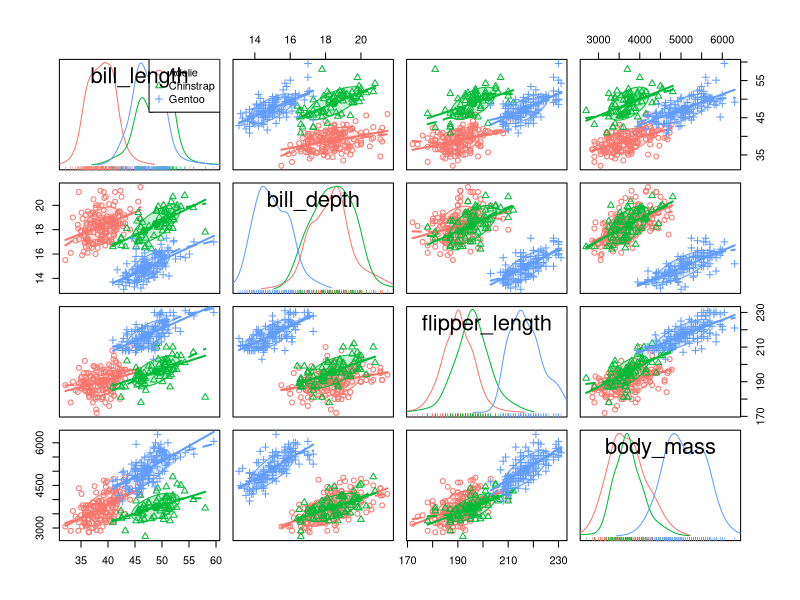
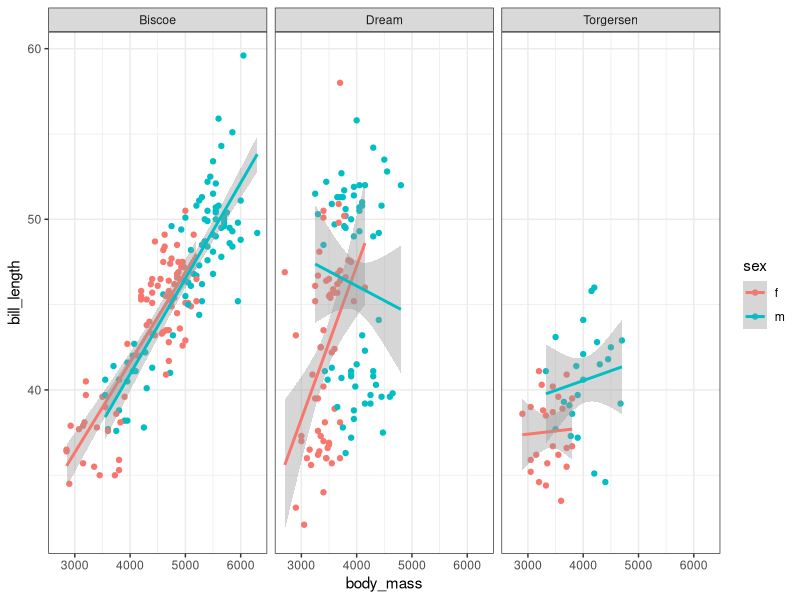
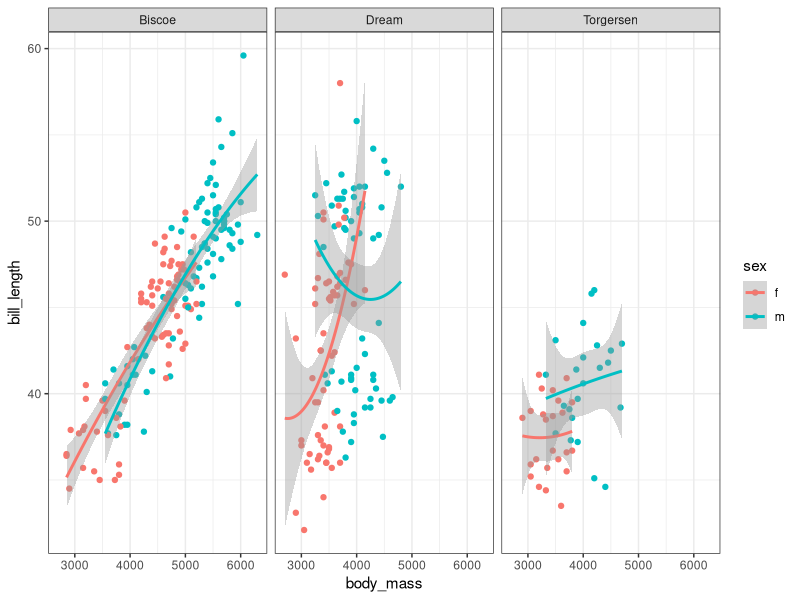
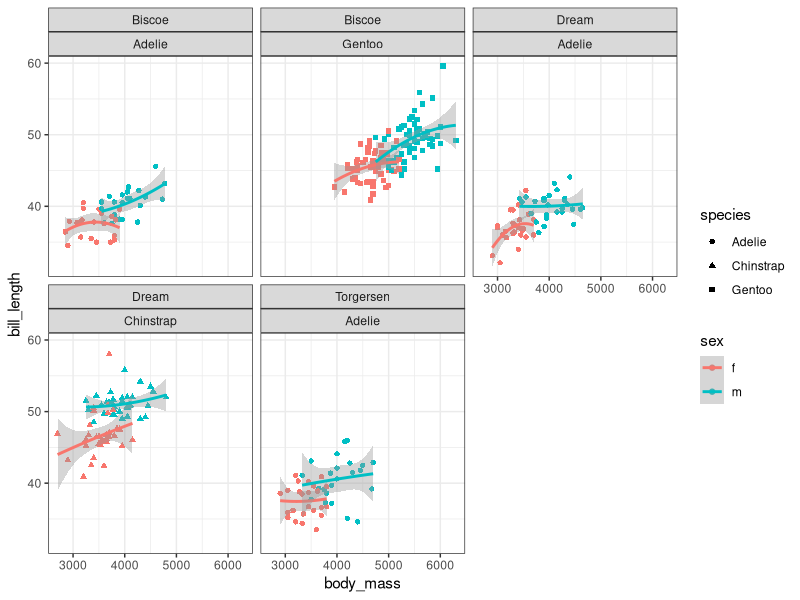
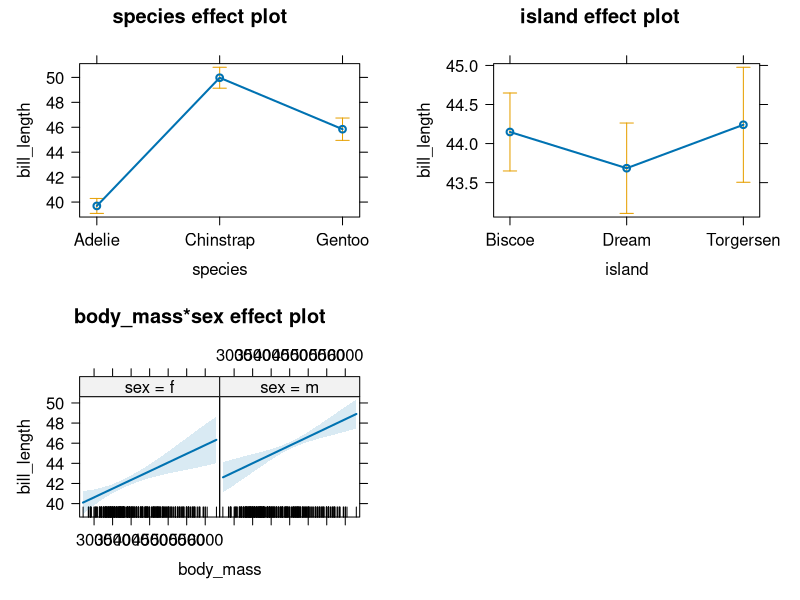

Recreate these plots in R, in order.
#' ---
#' title: "Linear models for penguins data"
#' author: "Michael Friendly"
#' date: "11 Oct 2020"
#' ---

#+ echo=FALSE
knitr::opts_chunk$set(warning=FALSE, message=FALSE, R.options=list(digits=4))

#' ## Load packages
library(dplyr)
library(ggplot2)
library(car)
library(effects)
library(palmerpenguins)

#' ## clean up variable names, get rid of NAs, etc.
#' 
#' Remove units from variable names (for display purposes). Character variables should be factors.
peng <- penguins %>%
	rename(
         bill_length = bill_length_mm, 
         bill_depth = bill_depth_mm, 
         flipper_length = flipper_length_mm, 
         body_mass = body_mass_g
         ) %>%
  mutate(species = as.factor(species),
         island = as.factor(island),
         sex = as.factor(substr(sex,1,1))) %>%
  filter(!is.na(bill_depth),
         !is.na(sex))

str(peng)

#' ## Function to reproduce ggplot2 default colors
ggplotColours <- function(n = 6, h = c(0, 360) + 15){
  if ((diff(h) %% 360) < 1) h[2] <- h[2] - 360/n
  hcl(h = (seq(h[1], h[2], length = n)), c = 100, l = 65)
}

#' ## scatterplot matrix
#' 
#' `car::scatterplotMatrix` with data ellipses and regression lines by species

#+ fig.height=6, fig.width=6
scatterplotMatrix(~ bill_length + bill_depth + flipper_length + body_mass | species,
                  data=peng,
                  col = ggplotColours(3),
                  ellipse=list(levels=0.68))

#' ## Faceted plot by island
#' 
#+ fig.width=8
ggplot(peng, aes(x=body_mass, y=bill_length, color=sex)) + 
  geom_point() + 
  geom_smooth(method="lm", formula = "y ~ x") +
  facet_grid(~ island) +
  theme_bw()

#' ## look for non-linear relations
#' Fitting a quadratic is one simple way to check for non-linearity

#+ fig.width=8
ggplot(peng, aes(x=body_mass, y=bill_length, color=sex)) + 
  geom_point() + 
  geom_smooth(method="lm", formula = "y ~ poly(x,2)") +
  facet_grid(~ island) +
  theme_bw()

#+ fig.width=8
ggplot(peng, aes(x=body_mass, y=bill_length, color=sex, shape=species)) + 
  geom_point() + 
  geom_smooth(method="lm", formula = "y ~ poly(x,2)") +
  facet_wrap(island ~ species) +
  theme_bw()


#' ## fit a model for bill_length

peng.mod0 <- lm(bill_length ~ body_mass + sex + species + island, data=peng)
Anova(peng.mod0)

#' ## try an interaction term
peng.mod1 <- lm(bill_length ~ body_mass * sex + species + island, data=peng)
Anova(peng.mod1)

#' ## test all interactions
peng.mod2 <- lm(bill_length ~ body_mass * (sex + species + island), data=peng)
Anova(peng.mod2)

#' ## compare models
anova(peng.mod0, peng.mod1, peng.mod2)

#' ## effect plots
peng.eff <- allEffects(peng.mod1)
plot(peng.eff)
